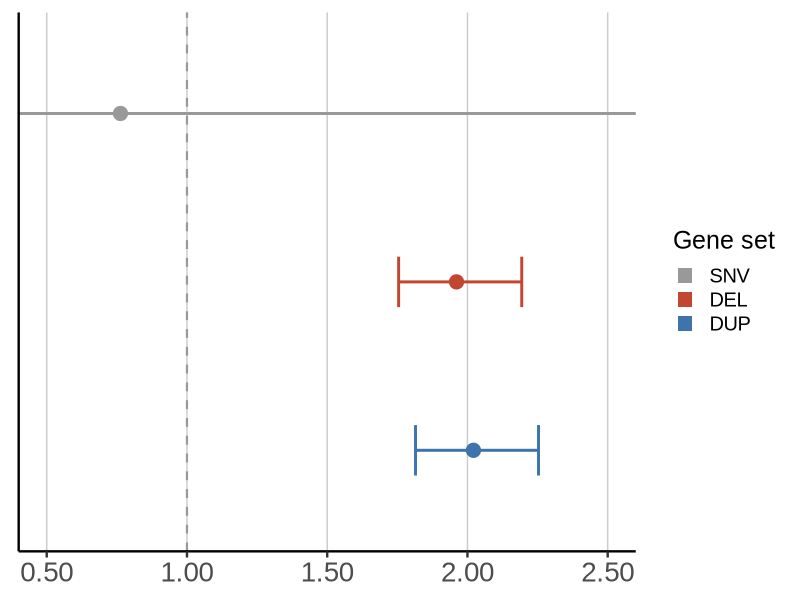
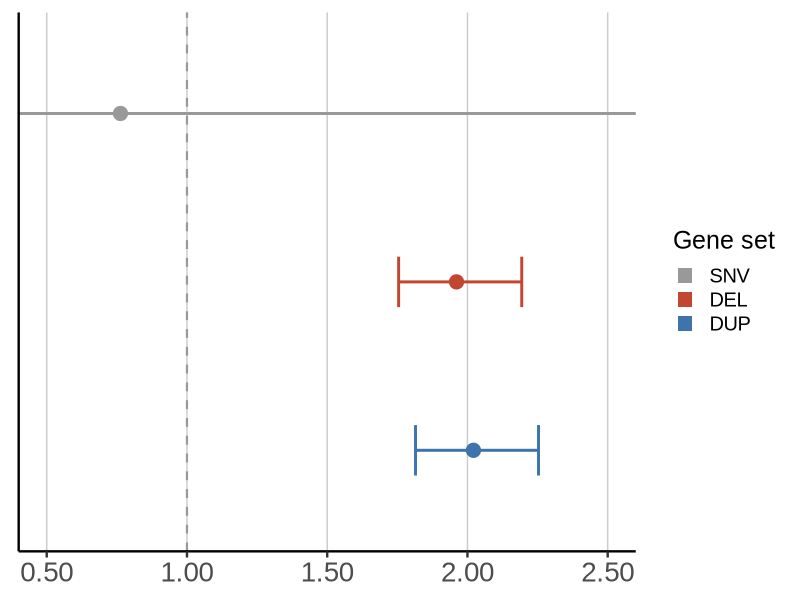

Generate these figures, in order, with R:
library(ggplot2)
library(data.table)
library(tidyr)
library(dplyr)
library(RColorBrewer)
library(scales) 

sv <- fread("inputs/non-coding/fisher_non-coding_table.tsv")
snv <- fread("inputs/non-coding/fisher_SNV_non-coding_table.tsv")


df <- rbind(sv, snv)
df$Category <- factor(df$Category, 
                      levels = rev(c("SNV",
                                     "DEL", "DUP")))



odds_ratio_plot <- ggplot(df, aes(x = OR, y = Category, color = Category)) +
  geom_point(size = 4.5) +  # Points for estimates
  geom_errorbarh(aes(xmin = CI_low, xmax = CI_high), 
                 height = 0.3, size = 1, 
                 ) +  # Error bars
  labs(
    #title = "",
    #x = "",
    y = "Odds Ratio",
    color = "Gene set"
  ) +
  geom_vline(xintercept = 1, linetype = "dashed", color = "#999999", size = 0.75) +
  scale_color_manual(breaks = c("SNV",
                                "DEL", "DUP"),
                     values = c("#999999",
                                "#C34631", "#3D74AD")) +
  scale_x_continuous(limits = c(0, 5), 
                     breaks = seq(0.5, 3, 0.5),
                     labels = label_number(accuracy = 0.01)) +
  coord_cartesian(xlim = c(0.5, 2.5)) +
  theme_classic(base_size = 18) +
  theme(
    legend.position = "right", legend.text.align = 0,
    strip.text = element_blank(),
    plot.title = element_blank(),
    axis.ticks.y = element_blank(), axis.text.y = element_blank(), axis.title.y = element_blank(),
    axis.text.x = element_text(size = 20),
    axis.title = element_blank(),
    panel.grid.major.y = element_blank(), panel.grid.minor.y = element_blank(),
    panel.grid.major = element_line(color = "grey80", size = 0.5),  
    panel.grid.minor = element_blank(),
    text = element_text(family = "Arial")
  ) +
  guides(color = guide_legend(override.aes = list(shape = 15, linetype = "blank"))) 
odds_ratio_plot

ggsave("outputs/non-coding/20240929_non-coding_old-analysis.jpg", plot = odds_ratio_plot, width = 8, height = 4)
